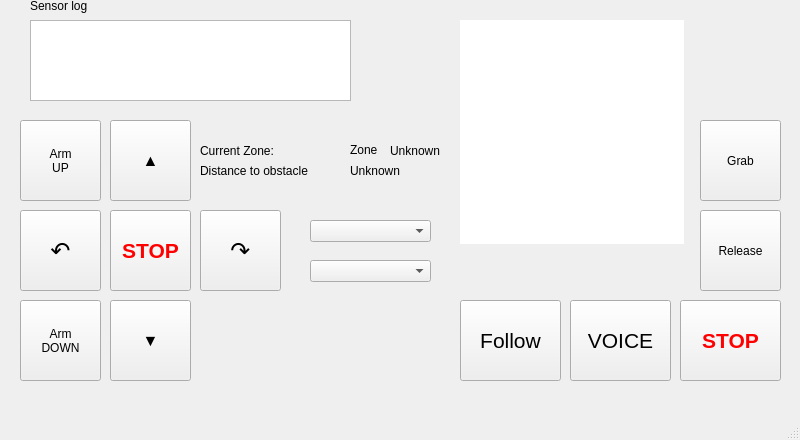
<?xml version="1.0" encoding="UTF-8"?>
<ui version="4.0">
 <class>MainWindow</class>
 <widget class="QMainWindow" name="MainWindow">
  <property name="geometry">
   <rect>
    <x>0</x>
    <y>0</y>
    <width>800</width>
    <height>440</height>
   </rect>
  </property>
  <property name="windowTitle">
   <string>MainWindow</string>
  </property>
  <widget class="QWidget" name="centralwidget">
   <widget class="QPushButton" name="leftButton">
    <property name="geometry">
     <rect>
      <x>20</x>
      <y>210</y>
      <width>81</width>
      <height>81</height>
     </rect>
    </property>
    <property name="font">
     <font>
      <pointsize>18</pointsize>
     </font>
    </property>
    <property name="text">
     <string>↶</string>
    </property>
   </widget>
   <widget class="QPlainTextEdit" name="logText">
    <property name="geometry">
     <rect>
      <x>30</x>
      <y>20</y>
      <width>321</width>
      <height>81</height>
     </rect>
    </property>
    <property name="font">
     <font>
      <family>Consolas</family>
     </font>
    </property>
   </widget>
   <widget class="QLabel" name="label">
    <property name="geometry">
     <rect>
      <x>30</x>
      <y>-10</y>
      <width>121</width>
      <height>31</height>
     </rect>
    </property>
    <property name="text">
     <string>Sensor log</string>
    </property>
   </widget>
   <widget class="QPushButton" name="midButton">
    <property name="geometry">
     <rect>
      <x>110</x>
      <y>210</y>
      <width>81</width>
      <height>81</height>
     </rect>
    </property>
    <property name="font">
     <font>
      <pointsize>16</pointsize>
      <bold>true</bold>
     </font>
    </property>
    <property name="styleSheet">
     <string notr="true">color: rgb(255, 0, 0);</string>
    </property>
    <property name="text">
     <string>STOP</string>
    </property>
   </widget>
   <widget class="QPushButton" name="rightButton">
    <property name="geometry">
     <rect>
      <x>200</x>
      <y>210</y>
      <width>81</width>
      <height>81</height>
     </rect>
    </property>
    <property name="font">
     <font>
      <pointsize>18</pointsize>
     </font>
    </property>
    <property name="text">
     <string>↷</string>
    </property>
   </widget>
   <widget class="QPushButton" name="backButton">
    <property name="geometry">
     <rect>
      <x>110</x>
      <y>300</y>
      <width>81</width>
      <height>81</height>
     </rect>
    </property>
    <property name="font">
     <font>
      <pointsize>12</pointsize>
     </font>
    </property>
    <property name="text">
     <string>▼</string>
    </property>
   </widget>
   <widget class="QPushButton" name="goButton">
    <property name="geometry">
     <rect>
      <x>110</x>
      <y>120</y>
      <width>81</width>
      <height>81</height>
     </rect>
    </property>
    <property name="font">
     <font>
      <pointsize>12</pointsize>
     </font>
    </property>
    <property name="text">
     <string>▲</string>
    </property>
   </widget>
   <widget class="QPushButton" name="stopButton">
    <property name="geometry">
     <rect>
      <x>680</x>
      <y>300</y>
      <width>101</width>
      <height>81</height>
     </rect>
    </property>
    <property name="font">
     <font>
      <pointsize>16</pointsize>
      <bold>true</bold>
     </font>
    </property>
    <property name="styleSheet">
     <string notr="true">color: rgb(255, 0, 0);</string>
    </property>
    <property name="text">
     <string>STOP</string>
    </property>
   </widget>
   <widget class="QPushButton" name="voiceButton">
    <property name="geometry">
     <rect>
      <x>570</x>
      <y>300</y>
      <width>101</width>
      <height>81</height>
     </rect>
    </property>
    <property name="font">
     <font>
      <pointsize>16</pointsize>
     </font>
    </property>
    <property name="text">
     <string>VOICE</string>
    </property>
   </widget>
   <widget class="QPushButton" name="startButton">
    <property name="geometry">
     <rect>
      <x>460</x>
      <y>300</y>
      <width>101</width>
      <height>81</height>
     </rect>
    </property>
    <property name="font">
     <font>
      <pointsize>16</pointsize>
     </font>
    </property>
    <property name="text">
     <string>Follow</string>
    </property>
   </widget>
   <widget class="QLabel" name="label_2">
    <property name="geometry">
     <rect>
      <x>200</x>
      <y>140</y>
      <width>91</width>
      <height>21</height>
     </rect>
    </property>
    <property name="text">
     <string>Current Zone:</string>
    </property>
   </widget>
   <widget class="QLabel" name="zoneLabel">
    <property name="geometry">
     <rect>
      <x>390</x>
      <y>140</y>
      <width>71</width>
      <height>21</height>
     </rect>
    </property>
    <property name="text">
     <string>Unknown</string>
    </property>
   </widget>
   <widget class="QLabel" name="label_4">
    <property name="geometry">
     <rect>
      <x>350</x>
      <y>140</y>
      <width>41</width>
      <height>20</height>
     </rect>
    </property>
    <property name="text">
     <string>Zone</string>
    </property>
   </widget>
   <widget class="QLabel" name="cam">
    <property name="geometry">
     <rect>
      <x>460</x>
      <y>20</y>
      <width>224</width>
      <height>224</height>
     </rect>
    </property>
    <property name="styleSheet">
     <string notr="true">background-color: rgb(255, 255, 255);</string>
    </property>
    <property name="text">
     <string/>
    </property>
   </widget>
   <widget class="QComboBox" name="comboBox">
    <property name="geometry">
     <rect>
      <x>310</x>
      <y>220</y>
      <width>121</width>
      <height>22</height>
     </rect>
    </property>
    <property name="currentText">
     <string/>
    </property>
    <property name="placeholderText">
     <string>AGV ID</string>
    </property>
    <item>
     <property name="text">
      <string>AGV 0</string>
     </property>
    </item>
   </widget>
   <widget class="QComboBox" name="comboBox_2">
    <property name="geometry">
     <rect>
      <x>310</x>
      <y>260</y>
      <width>121</width>
      <height>22</height>
     </rect>
    </property>
    <property name="currentText">
     <string/>
    </property>
    <property name="placeholderText">
     <string>Voice Language</string>
    </property>
    <item>
     <property name="text">
      <string>Korean</string>
     </property>
    </item>
    <item>
     <property name="text">
      <string>English</string>
     </property>
    </item>
    <item>
     <property name="text">
      <string>Français</string>
     </property>
    </item>
    <item>
     <property name="text">
      <string>中文</string>
     </property>
    </item>
   </widget>
   <widget class="QLabel" name="label_5">
    <property name="geometry">
     <rect>
      <x>200</x>
      <y>160</y>
      <width>141</width>
      <height>21</height>
     </rect>
    </property>
    <property name="text">
     <string>Distance to obstacle</string>
    </property>
   </widget>
   <widget class="QLabel" name="distanceLabel">
    <property name="geometry">
     <rect>
      <x>350</x>
      <y>160</y>
      <width>71</width>
      <height>21</height>
     </rect>
    </property>
    <property name="text">
     <string>Unknown</string>
    </property>
   </widget>
   <widget class="QPushButton" name="pushButton">
    <property name="geometry">
     <rect>
      <x>20</x>
      <y>120</y>
      <width>81</width>
      <height>81</height>
     </rect>
    </property>
    <property name="text">
     <string>Arm
UP</string>
    </property>
   </widget>
   <widget class="QPushButton" name="pushButton_2">
    <property name="geometry">
     <rect>
      <x>20</x>
      <y>300</y>
      <width>81</width>
      <height>81</height>
     </rect>
    </property>
    <property name="text">
     <string>Arm
DOWN</string>
    </property>
   </widget>
   <widget class="QPushButton" name="pushButton_3">
    <property name="geometry">
     <rect>
      <x>700</x>
      <y>120</y>
      <width>81</width>
      <height>81</height>
     </rect>
    </property>
    <property name="text">
     <string>Grab</string>
    </property>
   </widget>
   <widget class="QPushButton" name="pushButton_4">
    <property name="geometry">
     <rect>
      <x>700</x>
      <y>210</y>
      <width>81</width>
      <height>81</height>
     </rect>
    </property>
    <property name="text">
     <string>Release</string>
    </property>
   </widget>
  </widget>
  <widget class="QStatusBar" name="statusbar"/>
  <widget class="QMenuBar" name="menubar">
   <property name="geometry">
    <rect>
     <x>0</x>
     <y>0</y>
     <width>800</width>
     <height>22</height>
    </rect>
   </property>
  </widget>
 </widget>
 <resources/>
 <connections>
  <connection>
   <sender>stopButton</sender>
   <signal>clicked()</signal>
   <receiver>MainWindow</receiver>
   <slot>emergencyBreak()</slot>
   <hints>
    <hint type="sourcelabel">
     <x>728</x>
     <y>393</y>
    </hint>
    <hint type="destinationlabel">
     <x>722</x>
     <y>416</y>
    </hint>
   </hints>
  </connection>
  <connection>
   <sender>voiceButton</sender>
   <signal>pressed()</signal>
   <receiver>MainWindow</receiver>
   <slot>startRecording()</slot>
   <hints>
    <hint type="sourcelabel">
     <x>623</x>
     <y>388</y>
    </hint>
    <hint type="destinationlabel">
     <x>554</x>
     <y>418</y>
    </hint>
   </hints>
  </connection>
  <connection>
   <sender>rightButton</sender>
   <signal>pressed()</signal>
   <receiver>MainWindow</receiver>
   <slot>right()</slot>
   <hints>
    <hint type="sourcelabel">
     <x>203</x>
     <y>294</y>
    </hint>
    <hint type="destinationlabel">
     <x>310</x>
     <y>292</y>
    </hint>
   </hints>
  </connection>
  <connection>
   <sender>goButton</sender>
   <signal>pressed()</signal>
   <receiver>MainWindow</receiver>
   <slot>go()</slot>
   <hints>
    <hint type="sourcelabel">
     <x>110</x>
     <y>206</y>
    </hint>
    <hint type="destinationlabel">
     <x>235</x>
     <y>145</y>
    </hint>
   </hints>
  </connection>
  <connection>
   <sender>midButton</sender>
   <signal>clicked()</signal>
   <receiver>MainWindow</receiver>
   <slot>emergencyBreak()</slot>
   <hints>
    <hint type="sourcelabel">
     <x>114</x>
     <y>311</y>
    </hint>
    <hint type="destinationlabel">
     <x>218</x>
     <y>227</y>
    </hint>
   </hints>
  </connection>
  <connection>
   <sender>backButton</sender>
   <signal>pressed()</signal>
   <receiver>MainWindow</receiver>
   <slot>back()</slot>
   <hints>
    <hint type="sourcelabel">
     <x>116</x>
     <y>396</y>
    </hint>
    <hint type="destinationlabel">
     <x>223</x>
     <y>384</y>
    </hint>
   </hints>
  </connection>
  <connection>
   <sender>leftButton</sender>
   <signal>pressed()</signal>
   <receiver>MainWindow</receiver>
   <slot>left()</slot>
   <hints>
    <hint type="sourcelabel">
     <x>20</x>
     <y>305</y>
    </hint>
    <hint type="destinationlabel">
     <x>22</x>
     <y>324</y>
    </hint>
   </hints>
  </connection>
  <connection>
   <sender>startButton</sender>
   <signal>clicked()</signal>
   <receiver>MainWindow</receiver>
   <slot>follow()</slot>
   <hints>
    <hint type="sourcelabel">
     <x>518</x>
     <y>393</y>
    </hint>
    <hint type="destinationlabel">
     <x>422</x>
     <y>368</y>
    </hint>
   </hints>
  </connection>
  <connection>
   <sender>goButton</sender>
   <signal>released()</signal>
   <receiver>MainWindow</receiver>
   <slot>stop()</slot>
   <hints>
    <hint type="sourcelabel">
     <x>114</x>
     <y>204</y>
    </hint>
    <hint type="destinationlabel">
     <x>308</x>
     <y>167</y>
    </hint>
   </hints>
  </connection>
  <connection>
   <sender>leftButton</sender>
   <signal>released()</signal>
   <receiver>MainWindow</receiver>
   <slot>stop()</slot>
   <hints>
    <hint type="sourcelabel">
     <x>66</x>
     <y>309</y>
    </hint>
    <hint type="destinationlabel">
     <x>71</x>
     <y>324</y>
    </hint>
   </hints>
  </connection>
  <connection>
   <sender>backButton</sender>
   <signal>released()</signal>
   <receiver>MainWindow</receiver>
   <slot>stop()</slot>
   <hints>
    <hint type="sourcelabel">
     <x>186</x>
     <y>361</y>
    </hint>
    <hint type="destinationlabel">
     <x>220</x>
     <y>360</y>
    </hint>
   </hints>
  </connection>
  <connection>
   <sender>rightButton</sender>
   <signal>released()</signal>
   <receiver>MainWindow</receiver>
   <slot>stop()</slot>
   <hints>
    <hint type="sourcelabel">
     <x>264</x>
     <y>262</y>
    </hint>
    <hint type="destinationlabel">
     <x>307</x>
     <y>261</y>
    </hint>
   </hints>
  </connection>
  <connection>
   <sender>comboBox_2</sender>
   <signal>currentIndexChanged(int)</signal>
   <receiver>MainWindow</receiver>
   <slot>changeLanguage()</slot>
   <hints>
    <hint type="sourcelabel">
     <x>423</x>
     <y>292</y>
    </hint>
    <hint type="destinationlabel">
     <x>449</x>
     <y>294</y>
    </hint>
   </hints>
  </connection>
  <connection>
   <sender>voiceButton</sender>
   <signal>released()</signal>
   <receiver>MainWindow</receiver>
   <slot>stopRecording()</slot>
   <hints>
    <hint type="sourcelabel">
     <x>645</x>
     <y>346</y>
    </hint>
    <hint type="destinationlabel">
     <x>643</x>
     <y>419</y>
    </hint>
   </hints>
  </connection>
  <connection>
   <sender>pushButton</sender>
   <signal>pressed()</signal>
   <receiver>MainWindow</receiver>
   <slot>up()</slot>
   <hints>
    <hint type="sourcelabel">
     <x>32</x>
     <y>147</y>
    </hint>
    <hint type="destinationlabel">
     <x>33</x>
     <y>132</y>
    </hint>
   </hints>
  </connection>
  <connection>
   <sender>pushButton</sender>
   <signal>released()</signal>
   <receiver>MainWindow</receiver>
   <slot>stop()</slot>
   <hints>
    <hint type="sourcelabel">
     <x>78</x>
     <y>156</y>
    </hint>
    <hint type="destinationlabel">
     <x>79</x>
     <y>137</y>
    </hint>
   </hints>
  </connection>
  <connection>
   <sender>pushButton_2</sender>
   <signal>pressed()</signal>
   <receiver>MainWindow</receiver>
   <slot>down()</slot>
   <hints>
    <hint type="sourcelabel">
     <x>28</x>
     <y>397</y>
    </hint>
    <hint type="destinationlabel">
     <x>29</x>
     <y>408</y>
    </hint>
   </hints>
  </connection>
  <connection>
   <sender>pushButton_2</sender>
   <signal>released()</signal>
   <receiver>MainWindow</receiver>
   <slot>stop()</slot>
   <hints>
    <hint type="sourcelabel">
     <x>83</x>
     <y>397</y>
    </hint>
    <hint type="destinationlabel">
     <x>89</x>
     <y>407</y>
    </hint>
   </hints>
  </connection>
  <connection>
   <sender>pushButton_3</sender>
   <signal>pressed()</signal>
   <receiver>MainWindow</receiver>
   <slot>grab()</slot>
   <hints>
    <hint type="sourcelabel">
     <x>702</x>
     <y>149</y>
    </hint>
    <hint type="destinationlabel">
     <x>704</x>
     <y>138</y>
    </hint>
   </hints>
  </connection>
  <connection>
   <sender>pushButton_3</sender>
   <signal>released()</signal>
   <receiver>MainWindow</receiver>
   <slot>stop()</slot>
   <hints>
    <hint type="sourcelabel">
     <x>752</x>
     <y>152</y>
    </hint>
    <hint type="destinationlabel">
     <x>753</x>
     <y>136</y>
    </hint>
   </hints>
  </connection>
  <connection>
   <sender>pushButton_4</sender>
   <signal>pressed()</signal>
   <receiver>MainWindow</receiver>
   <slot>release()</slot>
   <hints>
    <hint type="sourcelabel">
     <x>707</x>
     <y>250</y>
    </hint>
    <hint type="destinationlabel">
     <x>692</x>
     <y>253</y>
    </hint>
   </hints>
  </connection>
  <connection>
   <sender>pushButton_4</sender>
   <signal>released()</signal>
   <receiver>MainWindow</receiver>
   <slot>stop()</slot>
   <hints>
    <hint type="sourcelabel">
     <x>709</x>
     <y>288</y>
    </hint>
    <hint type="destinationlabel">
     <x>687</x>
     <y>290</y>
    </hint>
   </hints>
  </connection>
 </connections>
 <slots>
  <slot>startRecording()</slot>
  <slot>emergencyBreak()</slot>
  <slot>go()</slot>
  <slot>mid()</slot>
  <slot>left()</slot>
  <slot>back()</slot>
  <slot>right()</slot>
  <slot>follow()</slot>
  <slot>stop()</slot>
  <slot>changeLanguage()</slot>
  <slot>stopRecording()</slot>
  <slot>up()</slot>
  <slot>down()</slot>
  <slot>grab()</slot>
  <slot>release()</slot>
 </slots>
</ui>
